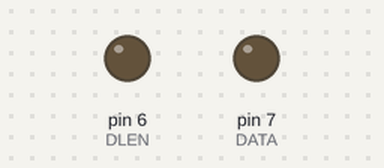
The sketch below on a simulated Arduino Uno, built with avr-gcc and run on an emulated ATmega328P. Parts: output pins drawn as LEDs (lit = HIGH). Pins used as bus, display or sensor lines are not drawn.

Above: at 0.4 s.
Timing chart, 0 to 1.9 s (numbered marks = the images above):
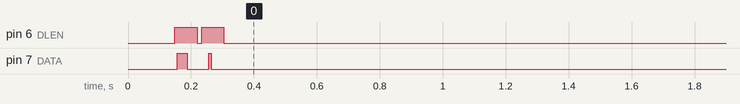

The sketch:

sketchPLL_1057_145_675MHz_Uno_Test.ino
```cpp
// software voor SAA1057 PLL met Arduino Uno TX 145.675MHz
// 22 febr. 2025

/*
Dit is een test voor de SAA1057 om te kijken of die ook op 145.675MHz wil werken....
Update: Ja dat kan hij, tot 160MHz gaat goed (24 febr. 2025)
*/

#include <avr/interrupt.h>
#include <avr/sleep.h>

#define CLB 5
#define DLEN 6
#define DATA 7

bool DataBit = false;
unsigned int  DividerValue = 11648;  //Deler waarde voor 145,675MHz
//unsigned int  DividerValue = 21845;  //Deler waarde voor test 101010101010101
//unsigned int  DividerValue = 10880;  //Deler waarde voor 136,000MHz
int bp;


void setup() {
  // put your setup code here, to run once:

pinMode(5,OUTPUT);
pinMode(6,OUTPUT);
pinMode(7,OUTPUT);

digitalWrite(CLB, LOW);   //Init CLB
digitalWrite(DLEN, LOW);  //Init DLEN
digitalWrite(DATA, LOW);  //Init DATA

delay(10);

for (int i=0; i < 16; i++)
  {
    sendbit(false);  // The stuff to repeat
  }
sendbit(false);  //init SAA1057, see page 11 datasheet
sendbit(false);  // 16 clock pulses tot init the device
sendbit(false);
sendbit(false);
sendbit(false);
sendbit(false);
sendbit(false);
sendbit(false);
sendbit(false);
sendbit(false);
sendbit(false);
sendbit(false);
sendbit(false);
sendbit(false);
sendbit(false);
sendbit(false);

delay(10);
//-----------------------------------------------
//start programming

digitalWrite(DATA, LOW);
digitalWrite(DLEN, HIGH);
delay(1);

sendbit(false);   //leading zero
delay(1);

// send control information word B
sendbit(true);    // first true control word B
sendbit(true);   // FM/AM   (true = FM input active)
sendbit(true);   // REFH  1kHz/1,25 kHz (1,25 kHz = 40kHz op de testpin (/32 = 1,25kHz))
sendbit(true);   // CP3
sendbit(true);   // CP2
// Both CP0 and CP1 zero means 0,023 gain(lowest)
sendbit(true);   // CP1  only CP1=true =0,23x
sendbit(false);    // CP0  only CP0=true =0,07x
sendbit(true);    // SB2   true for last 8 bits active
sendbit(false);   // SLA
sendbit(false);   // PDM1  if true then only 32kHz/40kHz dig. phase detector
sendbit(false);   // PDM0
sendbit(false);   // BRM
sendbit(false);   // T3
sendbit(true);    // T2    T2 + T0 : Test bit = lock status
sendbit(false);   // T1
sendbit(true);    // T0     Only T0: Test bit = programmeble counter (1,25kHz signaal op pin 18)

digitalWrite(DLEN, LOW);
sendbit(false);   //Belangrijk!!!!!! LOAD-PULS Laten staan
//einde word B

delay(10);  // vertraging tussen beide datawoorden

// ------------------------------------------------------------
// Sends frequentie to Data Word A
//-------------------------------------------------------------

// 29,620 @ 1kHz : Binary : 111001110110100 (29620)
// 29,630 @ 1kHz : Binary : 111 0011 1011 1110 (29630)
// 29,985 @ 1kHz : Binary : 111 0101 0010 0001 (29985) LO voor 29,530MHz RX

// 145,675 @ 12,5Khz = 11654 = binary : 0010 1101 1000 0110
// 180.000 @ 12,5kHz = 14400 = binary : 0011 1000 0100 0000

// send dividingnummer  for 145,675 MHz = dataword A
SendDataWordA();

//digitalWrite(DATA, LOW);
//digitalWrite(DLEN, HIGH);
//delay(1);
//sendbit(false);   //leading zero
//delay(1);
//sendbit(false);   // first 0 (false) = dataword A
//sendbit(false);
//sendbit(true);
//sendbit(false);

//sendbit(true);
//sendbit(true);
//sendbit(false);
//sendbit(true);

//sendbit(true);
//sendbit(false);
//sendbit(false);
//sendbit(false);

//sendbit(false);
//sendbit(true);
//sendbit(true);
//sendbit(false);

//digitalWrite(DLEN, LOW);
//sendbit(false);   //Belangrijk!!!!!! LOAD-PULS !!! Laten staan
//einde word A
}

// ----------------------------------
// Sendbit subroutine
// ----------------------------------
void sendbit(bool x) {
delay(1);
digitalWrite(DATA, x);
delay(1);
digitalWrite(CLB, HIGH);
delay(1);
digitalWrite(CLB, LOW);
delay(1);
}

//-------------------------------------------------------------
//-------------------------------------------------------------

void stop()
    {
    set_sleep_mode(SLEEP_MODE_PWR_DOWN);
    cli();  // Disable interrupts
    sleep_mode();
    }

void loop() {
  // put your main code here, to run repeatedly:

//DividerValue = 11648;  //145.600MHz
//DividerValue = 11654;  //145.675MHz
//SendDataWordA();
//delay(3000);
//DividerValue = 11620;  //145.250MHz
//SendDataWordA();
delay(3000);

}

/****************************************************************************
Routine om 15 bits delerwaarde in de programable divider te zetten
Valiabele is - DividerValue -

*****************************************************************************/

int SendDataWordA() {
  digitalWrite(DATA, LOW);
  digitalWrite(DLEN, HIGH);
  delay(1);
  sendbit(false);   //leading zero
  delay(1);

  sendbit(false); //Bit 16 = false = Data Word A

  bp = 14;
  do{
    sendbit(bitRead(DividerValue,bp));
    bp = bp - 1;   //loop through bit positions 14 to 0
    }while(bp>=0);
  digitalWrite(DLEN, LOW);   //Afsluiten
  sendbit(false);   //Belangrijk!!!!!! LOAD-PULS !!! Laten staan
   //einde word A

}
```
